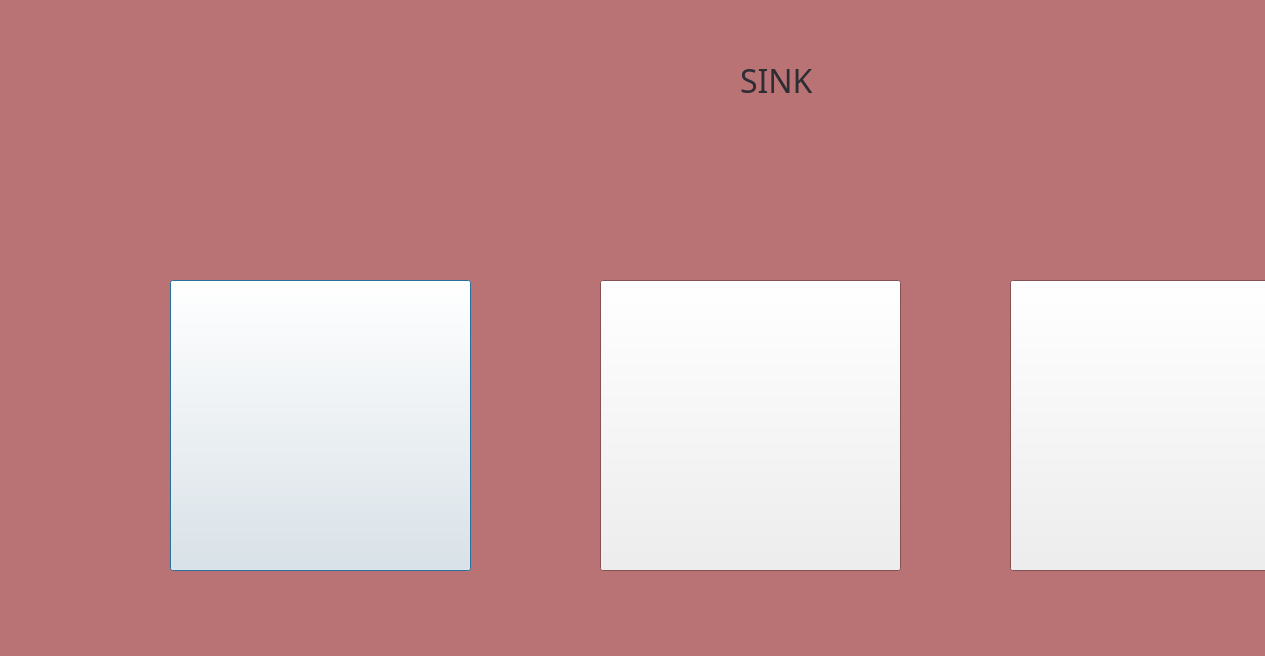
<?xml version="1.0" encoding="UTF-8"?>
<ui version="4.0">
 <class>sink</class>
 <widget class="QDialog" name="sink">
  <property name="geometry">
   <rect>
    <x>0</x>
    <y>0</y>
    <width>1265</width>
    <height>656</height>
   </rect>
  </property>
  <property name="palette">
   <palette>
    <active>
     <colorrole role="Window">
      <brush brushstyle="SolidPattern">
       <color alpha="255">
        <red>185</red>
        <green>115</green>
        <blue>117</blue>
       </color>
      </brush>
     </colorrole>
    </active>
    <inactive>
     <colorrole role="Window">
      <brush brushstyle="SolidPattern">
       <color alpha="255">
        <red>185</red>
        <green>115</green>
        <blue>117</blue>
       </color>
      </brush>
     </colorrole>
    </inactive>
    <disabled>
     <colorrole role="Base">
      <brush brushstyle="SolidPattern">
       <color alpha="255">
        <red>185</red>
        <green>115</green>
        <blue>117</blue>
       </color>
      </brush>
     </colorrole>
     <colorrole role="Window">
      <brush brushstyle="SolidPattern">
       <color alpha="255">
        <red>185</red>
        <green>115</green>
        <blue>117</blue>
       </color>
      </brush>
     </colorrole>
    </disabled>
   </palette>
  </property>
  <property name="windowTitle">
   <string>Dialog</string>
  </property>
  <widget class="QPushButton" name="sink1btn">
   <property name="geometry">
    <rect>
     <x>170</x>
     <y>280</y>
     <width>301</width>
     <height>291</height>
    </rect>
   </property>
   <property name="palette">
    <palette>
     <active>
      <colorrole role="WindowText">
       <brush brushstyle="SolidPattern">
        <color alpha="255">
         <red>45</red>
         <green>45</green>
         <blue>52</blue>
        </color>
       </brush>
      </colorrole>
     </active>
     <inactive>
      <colorrole role="WindowText">
       <brush brushstyle="SolidPattern">
        <color alpha="255">
         <red>45</red>
         <green>45</green>
         <blue>52</blue>
        </color>
       </brush>
      </colorrole>
     </inactive>
     <disabled/>
    </palette>
   </property>
   <property name="text">
    <string/>
   </property>
  </widget>
  <widget class="QPushButton" name="sink2btn">
   <property name="geometry">
    <rect>
     <x>600</x>
     <y>280</y>
     <width>301</width>
     <height>291</height>
    </rect>
   </property>
   <property name="text">
    <string/>
   </property>
  </widget>
  <widget class="QPushButton" name="sink3btn">
   <property name="geometry">
    <rect>
     <x>1010</x>
     <y>280</y>
     <width>301</width>
     <height>291</height>
    </rect>
   </property>
   <property name="text">
    <string/>
   </property>
  </widget>
  <widget class="QLabel" name="label">
   <property name="geometry">
    <rect>
     <x>740</x>
     <y>60</y>
     <width>121</width>
     <height>41</height>
    </rect>
   </property>
   <property name="palette">
    <palette>
     <active>
      <colorrole role="WindowText">
       <brush brushstyle="SolidPattern">
        <color alpha="255">
         <red>45</red>
         <green>45</green>
         <blue>52</blue>
        </color>
       </brush>
      </colorrole>
     </active>
     <inactive>
      <colorrole role="WindowText">
       <brush brushstyle="SolidPattern">
        <color alpha="255">
         <red>45</red>
         <green>45</green>
         <blue>52</blue>
        </color>
       </brush>
      </colorrole>
     </inactive>
     <disabled/>
    </palette>
   </property>
   <property name="font">
    <font>
     <family>Britannic Bold</family>
     <pointsize>24</pointsize>
    </font>
   </property>
   <property name="text">
    <string>SINK</string>
   </property>
  </widget>
 </widget>
 <resources/>
 <connections/>
</ui>
